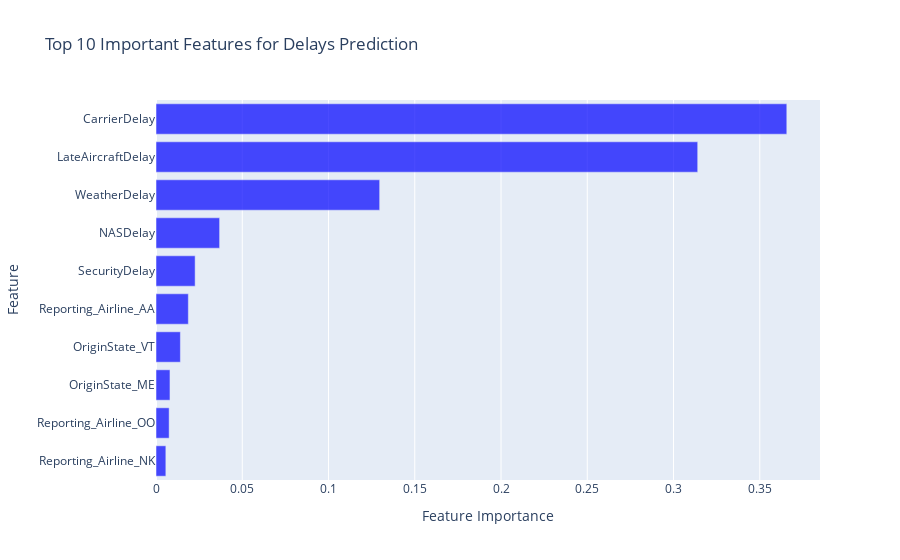

The cell this chart's notebook holds for it:
### Code cell
# Feature Importance for XGBoost
if hasattr(xgb_model, 'feature_importances_'):
    importances = xgb_model.feature_importances_
    indices = np.argsort(importances)[-10:]  # Top 10 features

    # Create a DataFrame for Plotly
    feature_data = pd.DataFrame({
        'Feature': [X.columns[i] for i in indices],
        'Importance': importances[indices]
    })

    # Interactive Bar Plot
    fig = px.bar(
        feature_data,
        x='Importance',
        y='Feature',
        orientation='h',
        title='Top 10 Important Features for Delays Prediction',
        labels={'Importance': 'Feature Importance'},
    )
    fig.update_traces(marker_color='blue', opacity=0.7)
    fig.show()
else:
    print("Feature importances are not available in the model.")

### Figure 1 — Plotly figure (JSON) as saved in the notebook; plotly's stock layout.template omitted (floating-point values rounded to 4 significant figures)
{"data": [{"alignmentgroup": "True", "hovertemplate": "Feature Importance=%{x}<br>Feature=%{y}<extra></extra>", "legendgroup": "", "marker": {"color": "blue", "pattern": {"shape": ""}}, "name": "", "offsetgroup": "", "opacity": 0.7, "orientation": "h", "showlegend": false, "textposition": "auto", "type": "bar", "x": [0.005711, 0.007624, 0.008099, 0.01413, 0.01875, 0.02269, 0.03687, 0.1297, 0.314, 0.3657], "xaxis": "x", "y": ["Reporting_Airline_NK", "Reporting_Airline_OO", "OriginState_ME", "OriginState_VT", "Reporting_Airline_AA", "SecurityDelay", "NASDelay", "WeatherDelay", "LateAircraftDelay", "CarrierDelay"], "yaxis": "y"}], "layout": {"barmode": "relative", "legend": {"tracegroupgap": 0}, "title": {"text": "Top 10 Important Features for Delays Prediction"}, "xaxis": {"anchor": "y", "domain": [0, 1], "title": {"text": "Feature Importance"}}, "yaxis": {"anchor": "x", "domain": [0, 1], "title": {"text": "Feature"}}}}
